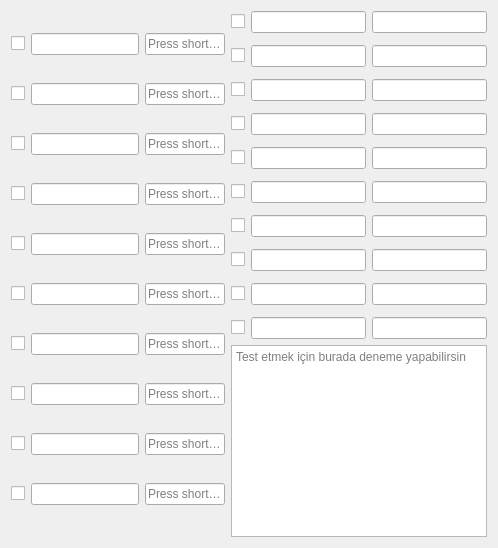
      <widget class="QWidget" name="cat2">
       <attribute name="title">
        <string>Kategori 2</string>
       </attribute>
       <layout class="QGridLayout" name="gridLayout_8">
        <item row="0" column="1">
         <layout class="QGridLayout" name="gridLayout_05" rowstretch="0,0,0,0,0,0,0,0,0,0">
          <property name="horizontalSpacing">
           <number>6</number>
          </property>
          <property name="verticalSpacing">
           <number>12</number>
          </property>
          <item row="0" column="0">
           <widget class="QCheckBox" name="checkBox40">
            <property name="text">
             <string/>
            </property>
           </widget>
          </item>
          <item row="0" column="2">
           <widget class="QLineEdit" name="lineEdit40">
            <property name="cursor">
             <cursorShape>IBeamCursor</cursorShape>
            </property>
            <property name="text">
             <string/>
            </property>
            <property name="clearButtonEnabled">
             <bool>false</bool>
            </property>
           </widget>
          </item>
          <item row="0" column="3">
           <widget class="QLineEdit" name="lineEdit50">
            <property name="cursor">
             <cursorShape>IBeamCursor</cursorShape>
            </property>
            <property name="text">
             <string/>
            </property>
            <property name="clearButtonEnabled">
             <bool>false</bool>
            </property>
           </widget>
          </item>
          <item row="1" column="0">
           <widget class="QCheckBox" name="checkBox41">
            <property name="text">
             <string/>
            </property>
           </widget>
          </item>
          <item row="1" column="2">
           <widget class="QLineEdit" name="lineEdit41">
            <property name="cursor">
             <cursorShape>IBeamCursor</cursorShape>
            </property>
            <property name="text">
             <string/>
            </property>
            <property name="placeholderText">
             <string/>
            </property>
            <property name="clearButtonEnabled">
             <bool>false</bool>
            </property>
           </widget>
          </item>
          <item row="1" column="3">
           <widget class="QLineEdit" name="lineEdit51">
            <property name="cursor">
             <cursorShape>IBeamCursor</cursorShape>
            </property>
            <property name="text">
             <string/>
            </property>
            <property name="clearButtonEnabled">
             <bool>false</bool>
            </property>
           </widget>
          </item>
          <item row="2" column="0">
           <widget class="QCheckBox" name="checkBox42">
            <property name="text">
             <string/>
            </property>
           </widget>
          </item>
          <item row="2" column="2">
           <widget class="QLineEdit" name="lineEdit42">
            <property name="cursor">
             <cursorShape>IBeamCursor</cursorShape>
            </property>
            <property name="clearButtonEnabled">
             <bool>false</bool>
            </property>
           </widget>
          </item>
          <item row="2" column="3">
           <widget class="QLineEdit" name="lineEdit52">
            <property name="cursor">
             <cursorShape>IBeamCursor</cursorShape>
            </property>
            <property name="clearButtonEnabled">
             <bool>false</bool>
            </property>
           </widget>
          </item>
          <item row="3" column="0">
           <widget class="QCheckBox" name="checkBox43">
            <property name="text">
             <string/>
            </property>
           </widget>
          </item>
          <item row="5" column="0">
           <widget class="QCheckBox" name="checkBox45">
            <property name="text">
             <string/>
            </property>
           </widget>
          </item>
          <item row="5" column="2">
           <widget class="QLineEdit" name="lineEdit45">
            <property name="cursor">
             <cursorShape>IBeamCursor</cursorShape>
            </property>
            <property name="text">
             <string/>
            </property>
            <property name="placeholderText">
             <string/>
            </property>
            <property name="clearButtonEnabled">
             <bool>false</bool>
            </property>
           </widget>
          </item>
          <item row="6" column="0">
           <widget class="QCheckBox" name="checkBox46">
            <property name="text">
             <string/>
            </property>
           </widget>
          </item>
          <item row="6" column="3">
           <widget class="QLineEdit" name="lineEdit56">
            <property name="cursor">
             <cursorShape>IBeamCursor</cursorShape>
            </property>
            <property name="text">
             <string/>
            </property>
            <property name="clearButtonEnabled">
             <bool>false</bool>
            </property>
           </widget>
          </item>
          <item row="3" column="3">
           <widget class="QLineEdit" name="lineEdit53">
            <property name="cursor">
             <cursorShape>IBeamCursor</cursorShape>
            </property>
            <property name="clearButtonEnabled">
             <bool>false</bool>
            </property>
           </widget>
          </item>
          <item row="5" column="3">
           <widget class="QLineEdit" name="lineEdit55">
            <property name="cursor">
             <cursorShape>IBeamCursor</cursorShape>
            </property>
            <property name="text">
             <string/>
            </property>
            <property name="clearButtonEnabled">
             <bool>false</bool>
            </property>
           </widget>
          </item>
          <item row="8" column="3">
           <widget class="QLineEdit" name="lineEdit58">
            <property name="cursor">
             <cursorShape>IBeamCursor</cursorShape>
            </property>
            <property name="text">
             <string/>
            </property>
            <property name="clearButtonEnabled">
             <bool>true</bool>
            </property>
           </widget>
          </item>
          <item row="4" column="2">
           <widget class="QLineEdit" name="lineEdit44">
            <property name="cursor">
             <cursorShape>IBeamCursor</cursorShape>
            </property>
            <property name="clearButtonEnabled">
             <bool>false</bool>
            </property>
           </widget>
          </item>
          <item row="4" column="0">
           <widget class="QCheckBox" name="checkBox44">
            <property name="text">
             <string/>
            </property>
           </widget>
          </item>
          <item row="7" column="2">
           <widget class="QLineEdit" name="lineEdit47">
            <property name="cursor">
             <cursorShape>IBeamCursor</cursorShape>
            </property>
            <property name="text">
             <string/>
            </property>
            <property name="placeholderText">
             <string/>
            </property>
            <property name="clearButtonEnabled">
             <bool>false</bool>
            </property>
           </widget>
          </item>
          <item row="6" column="2">
           <widget class="QLineEdit" name="lineEdit46">
            <property name="cursor">
             <cursorShape>IBeamCursor</cursorShape>
            </property>
            <property name="text">
             <string/>
            </property>
            <property name="placeholderText">
             <string/>
            </property>
            <property name="clearButtonEnabled">
             <bool>false</bool>
            </property>
           </widget>
          </item>
          <item row="3" column="2">
           <widget class="QLineEdit" name="lineEdit43">
            <property name="cursor">
             <cursorShape>IBeamCursor</cursorShape>
            </property>
            <property name="clearButtonEnabled">
             <bool>false</bool>
            </property>
           </widget>
          </item>
          <item row="8" column="0">
           <widget class="QCheckBox" name="checkBox48">
            <property name="text">
             <string/>
            </property>
           </widget>
          </item>
          <item row="8" column="2">
           <widget class="QLineEdit" name="lineEdit48">
            <property name="cursor">
             <cursorShape>IBeamCursor</cursorShape>
            </property>
            <property name="text">
             <string/>
            </property>
            <property name="placeholderText">
             <string/>
            </property>
            <property name="clearButtonEnabled">
             <bool>false</bool>
            </property>
           </widget>
          </item>
          <item row="4" column="3">
           <widget class="QLineEdit" name="lineEdit54">
            <property name="cursor">
             <cursorShape>IBeamCursor</cursorShape>
            </property>
            <property name="clearButtonEnabled">
             <bool>false</bool>
            </property>
           </widget>
          </item>
          <item row="7" column="3">
           <widget class="QLineEdit" name="lineEdit57">
            <property name="cursor">
             <cursorShape>IBeamCursor</cursorShape>
            </property>
            <property name="text">
             <string/>
            </property>
            <property name="clearButtonEnabled">
             <bool>false</bool>
            </property>
           </widget>
          </item>
          <item row="7" column="0">
           <widget class="QCheckBox" name="checkBox47">
            <property name="text">
             <string/>
            </property>
           </widget>
          </item>
          <item row="9" column="0">
           <widget class="QCheckBox" name="checkBox49">
            <property name="text">
             <string/>
            </property>
           </widget>
          </item>
          <item row="9" column="2">
           <widget class="QLineEdit" name="lineEdit49">
            <property name="cursor">
             <cursorShape>IBeamCursor</cursorShape>
            </property>
            <property name="text">
             <string/>
            </property>
            <property name="placeholderText">
             <string/>
            </property>
            <property name="clearButtonEnabled">
             <bool>false</bool>
            </property>
           </widget>
          </item>
          <item row="9" column="3">
           <widget class="QLineEdit" name="lineEdit59">
            <property name="cursor">
             <cursorShape>IBeamCursor</cursorShape>
            </property>
            <property name="text">
             <string/>
            </property>
            <property name="clearButtonEnabled">
             <bool>false</bool>
            </property>
           </widget>
          </item>
         </layout>
        </item>
        <item row="1" column="1">
         <widget class="QTextEdit" name="textEdit_2">
          <property name="sizePolicy">
           <sizepolicy hsizetype="Expanding" vsizetype="Preferred">
            <horstretch>0</horstretch>
            <verstretch>0</verstretch>
           </sizepolicy>
          </property>
          <property name="html">
           <string>&lt;!DOCTYPE HTML PUBLIC &quot;-//W3C//DTD HTML 4.0//EN&quot; &quot;http://www.w3.org/TR/REC-html40/strict.dtd&quot;&gt;
&lt;html&gt;&lt;head&gt;&lt;meta name=&quot;qrichtext&quot; content=&quot;1&quot; /&gt;&lt;style type=&quot;text/css&quot;&gt;
p, li { white-space: pre-wrap; }
&lt;/style&gt;&lt;/head&gt;&lt;body style=&quot; font-family:'MS Shell Dlg 2'; font-size:8.25pt; font-weight:400; font-style:normal;&quot;&gt;
&lt;p style=&quot;-qt-paragraph-type:empty; margin-top:0px; margin-bottom:0px; margin-left:0px; margin-right:0px; -qt-block-indent:0; text-indent:0px; font-size:12pt;&quot;&gt;&lt;br /&gt;&lt;/p&gt;&lt;/body&gt;&lt;/html&gt;</string>
          </property>
          <property name="placeholderText">
           <string>Test etmek için burada deneme yapabilirsin</string>
          </property>
         </widget>
        </item>
        <item row="0" column="0" rowspan="2">
         <layout class="QGridLayout" name="gridLayout_04" rowstretch="0,0,0,0,0,0,0,0,0,0,0,0,0">
          <item row="0" column="1">
           <widget class="QLineEdit" name="lineEdit30">
            <property name="sizePolicy">
             <sizepolicy hsizetype="Expanding" vsizetype="Fixed">
              <horstretch>0</horstretch>
              <verstretch>0</verstretch>
             </sizepolicy>
            </property>
            <property name="text">
             <string/>
            </property>
            <property name="clearButtonEnabled">
             <bool>false</bool>
            </property>
           </widget>
          </item>
          <item row="1" column="1">
           <widget class="QLineEdit" name="lineEdit31">
            <property name="clearButtonEnabled">
             <bool>false</bool>
            </property>
           </widget>
          </item>
          <item row="8" column="1">
           <widget class="QLineEdit" name="lineEdit37">
            <property name="text">
             <string/>
            </property>
            <property name="clearButtonEnabled">
             <bool>false</bool>
            </property>
           </widget>
          </item>
          <item row="7" column="0">
           <widget class="QCheckBox" name="checkBox36">
            <property name="text">
             <string/>
            </property>
           </widget>
          </item>
          <item row="7" column="1">
           <widget class="QLineEdit" name="lineEdit36">
            <property name="clearButtonEnabled">
             <bool>false</bool>
            </property>
           </widget>
          </item>
          <item row="0" column="0">
           <widget class="QCheckBox" name="checkBox30">
            <property name="text">
             <string/>
            </property>
            <property name="checked">
             <bool>false</bool>
            </property>
           </widget>
          </item>
          <item row="1" column="2">
           <widget class="QKeySequenceEdit" name="keySequenceEdit21">
            <property name="sizePolicy">
             <sizepolicy hsizetype="MinimumExpanding" vsizetype="Minimum">
              <horstretch>0</horstretch>
              <verstretch>0</verstretch>
             </sizepolicy>
            </property>
            <property name="minimumSize">
             <size>
              <width>0</width>
              <height>0</height>
             </size>
            </property>
            <property name="maximumSize">
             <size>
              <width>80</width>
              <height>16777215</height>
             </size>
            </property>
            <property name="cursor">
             <cursorShape>CrossCursor</cursorShape>
            </property>
            <property name="accessibleDescription">
             <string>Açıklama neymiş la</string>
            </property>
            <property name="keySequence">
             <string extracomment="yorum"/>
            </property>
           </widget>
          </item>
          <item row="0" column="2">
           <widget class="QKeySequenceEdit" name="keySequenceEdit20">
            <property name="sizePolicy">
             <sizepolicy hsizetype="MinimumExpanding" vsizetype="Minimum">
              <horstretch>0</horstretch>
              <verstretch>0</verstretch>
             </sizepolicy>
            </property>
            <property name="minimumSize">
             <size>
              <width>0</width>
              <height>0</height>
             </size>
            </property>
            <property name="maximumSize">
             <size>
              <width>80</width>
              <height>16777215</height>
             </size>
            </property>
            <property name="cursor">
             <cursorShape>CrossCursor</cursorShape>
            </property>
            <property name="keySequence">
             <string extracomment="yorum"/>
            </property>
           </widget>
          </item>
          <item row="2" column="2">
           <widget class="QKeySequenceEdit" name="keySequenceEdit22">
            <property name="sizePolicy">
             <sizepolicy hsizetype="MinimumExpanding" vsizetype="Minimum">
              <horstretch>0</horstretch>
              <verstretch>0</verstretch>
             </sizepolicy>
            </property>
            <property name="minimumSize">
             <size>
              <width>0</width>
              <height>0</height>
             </size>
            </property>
            <property name="maximumSize">
             <size>
              <width>80</width>
              <height>16777215</height>
             </size>
            </property>
            <property name="cursor">
             <cursorShape>CrossCursor</cursorShape>
            </property>
            <property name="accessibleName">
             <string>isim neymiş la</string>
            </property>
            <property name="keySequence">
             <string extracomment="yorum"/>
            </property>
           </widget>
          </item>
          <item row="5" column="1">
           <widget class="QLineEdit" name="lineEdit35">
            <property name="clearButtonEnabled">
             <bool>false</bool>
            </property>
           </widget>
          </item>
          <item row="4" column="0">
           <widget class="QCheckBox" name="checkBox34">
            <property name="text">
             <string/>
            </property>
           </widget>
          </item>
          <item row="4" column="2">
           <widget class="QKeySequenceEdit" name="keySequenceEdit24">
            <property name="sizePolicy">
             <sizepolicy hsizetype="MinimumExpanding" vsizetype="Minimum">
              <horstretch>0</horstretch>
              <verstretch>0</verstretch>
             </sizepolicy>
            </property>
            <property name="minimumSize">
             <size>
              <width>0</width>
              <height>0</height>
             </size>
            </property>
            <property name="maximumSize">
             <size>
              <width>80</width>
              <height>16777215</height>
             </size>
            </property>
            <property name="cursor">
             <cursorShape>CrossCursor</cursorShape>
            </property>
            <property name="whatsThis">
             <string/>
            </property>
            <property name="keySequence">
             <string extracomment="yorum"/>
            </property>
           </widget>
          </item>
          <item row="3" column="1">
           <widget class="QLineEdit" name="lineEdit33">
            <property name="clearButtonEnabled">
             <bool>false</bool>
            </property>
           </widget>
          </item>
          <item row="4" column="1">
           <widget class="QLineEdit" name="lineEdit34">
            <property name="clearButtonEnabled">
             <bool>false</bool>
            </property>
           </widget>
          </item>
          <item row="5" column="0">
           <widget class="QCheckBox" name="checkBox35">
            <property name="text">
             <string/>
            </property>
           </widget>
          </item>
          <item row="3" column="0">
           <widget class="QCheckBox" name="checkBox33">
            <property name="text">
             <string/>
            </property>
           </widget>
          </item>
          <item row="3" column="2">
           <widget class="QKeySequenceEdit" name="keySequenceEdit23">
            <property name="sizePolicy">
             <sizepolicy hsizetype="MinimumExpanding" vsizetype="Minimum">
              <horstretch>0</horstretch>
              <verstretch>0</verstretch>
             </sizepolicy>
            </property>
            <property name="minimumSize">
             <size>
              <width>0</width>
              <height>0</height>
             </size>
            </property>
            <property name="maximumSize">
             <size>
              <width>80</width>
              <height>16777215</height>
             </size>
            </property>
            <property name="cursor">
             <cursorShape>CrossCursor</cursorShape>
            </property>
            <property name="whatsThis">
             <string>whatsThis diyor abi</string>
            </property>
            <property name="autoFillBackground">
             <bool>true</bool>
            </property>
            <property name="keySequence">
             <string extracomment="yorum"/>
            </property>
           </widget>
          </item>
          <item row="1" column="0">
           <widget class="QCheckBox" name="checkBox31">
            <property name="text">
             <string/>
            </property>
           </widget>
          </item>
          <item row="2" column="0">
           <widget class="QCheckBox" name="checkBox32">
            <property name="text">
             <string/>
            </property>
           </widget>
          </item>
          <item row="5" column="2">
           <widget class="QKeySequenceEdit" name="keySequenceEdit25">
            <property name="sizePolicy">
             <sizepolicy hsizetype="MinimumExpanding" vsizetype="Minimum">
              <horstretch>0</horstretch>
              <verstretch>0</verstretch>
             </sizepolicy>
            </property>
            <property name="minimumSize">
             <size>
              <width>0</width>
              <height>0</height>
             </size>
            </property>
            <property name="maximumSize">
             <size>
              <width>80</width>
              <height>16777215</height>
             </size>
            </property>
            <property name="cursor">
             <cursorShape>CrossCursor</cursorShape>
            </property>
            <property name="toolTip">
             <string/>
            </property>
            <property name="keySequence">
             <string extracomment="yorum"/>
            </property>
           </widget>
          </item>
          <item row="2" column="1">
           <widget class="QLineEdit" name="lineEdit32">
            <property name="clearButtonEnabled">
             <bool>false</bool>
            </property>
           </widget>
          </item>
          <item row="9" column="0">
           <widget class="QCheckBox" name="checkBox38">
            <property name="text">
             <string/>
            </property>
           </widget>
          </item>
          <item row="8" column="0">
           <widget class="QCheckBox" name="checkBox37">
            <property name="text">
             <string/>
            </property>
           </widget>
          </item>
          <item row="9" column="2">
           <widget class="QKeySequenceEdit" name="keySequenceEdit28">
            <property name="sizePolicy">
             <sizepolicy hsizetype="MinimumExpanding" vsizetype="Minimum">
              <horstretch>0</horstretch>
              <verstretch>0</verstretch>
             </sizepolicy>
            </property>
            <property name="minimumSize">
             <size>
              <width>0</width>
              <height>0</height>
             </size>
            </property>
            <property name="maximumSize">
             <size>
              <width>80</width>
              <height>16777215</height>
             </size>
            </property>
            <property name="cursor">
             <cursorShape>CrossCursor</cursorShape>
            </property>
            <property name="keySequence">
             <string extracomment="yorum"/>
            </property>
           </widget>
          </item>
          <item row="10" column="2">
           <widget class="QKeySequenceEdit" name="keySequenceEdit29">
            <property name="sizePolicy">
             <sizepolicy hsizetype="MinimumExpanding" vsizetype="Minimum">
              <horstretch>0</horstretch>
              <verstretch>0</verstretch>
             </sizepolicy>
            </property>
            <property name="minimumSize">
             <size>
              <width>0</width>
              <height>0</height>
             </size>
            </property>
            <property name="maximumSize">
             <size>
              <width>80</width>
              <height>16777215</height>
             </size>
            </property>
            <property name="cursor">
             <cursorShape>CrossCursor</cursorShape>
            </property>
            <property name="keySequence">
             <string extracomment="yorum"/>
            </property>
           </widget>
          </item>
          <item row="10" column="0">
           <widget class="QCheckBox" name="checkBox39">
            <property name="text">
             <string/>
            </property>
           </widget>
          </item>
          <item row="9" column="1">
           <widget class="QLineEdit" name="lineEdit38">
            <property name="text">
             <string/>
            </property>
            <property name="clearButtonEnabled">
             <bool>false</bool>
            </property>
           </widget>
          </item>
          <item row="10" column="1">
           <widget class="QLineEdit" name="lineEdit39">
            <property name="text">
             <string/>
            </property>
            <property name="clearButtonEnabled">
             <bool>false</bool>
            </property>
           </widget>
          </item>
          <item row="7" column="2">
           <widget class="QKeySequenceEdit" name="keySequenceEdit26">
            <property name="sizePolicy">
             <sizepolicy hsizetype="MinimumExpanding" vsizetype="Minimum">
              <horstretch>0</horstretch>
              <verstretch>0</verstretch>
             </sizepolicy>
            </property>
            <property name="minimumSize">
             <size>
              <width>0</width>
              <height>0</height>
             </size>
            </property>
            <property name="maximumSize">
             <size>
              <width>80</width>
              <height>16777215</height>
             </size>
            </property>
            <property name="cursor">
             <cursorShape>CrossCursor</cursorShape>
            </property>
            <property name="keySequence">
             <string extracomment="yorum"/>
            </property>
           </widget>
          </item>
          <item row="8" column="2">
           <widget class="QKeySequenceEdit" name="keySequenceEdit27">
            <property name="sizePolicy">
             <sizepolicy hsizetype="MinimumExpanding" vsizetype="Minimum">
              <horstretch>0</horstretch>
              <verstretch>0</verstretch>
             </sizepolicy>
            </property>
            <property name="minimumSize">
             <size>
              <width>0</width>
              <height>0</height>
             </size>
            </property>
            <property name="maximumSize">
             <size>
              <width>80</width>
              <height>16777215</height>
             </size>
            </property>
            <property name="cursor">
             <cursorShape>CrossCursor</cursorShape>
            </property>
            <property name="keySequence">
             <string extracomment="yorum"/>
            </property>
           </widget>
          </item>
         </layout>
        </item>
       </layout>
      </widget>
